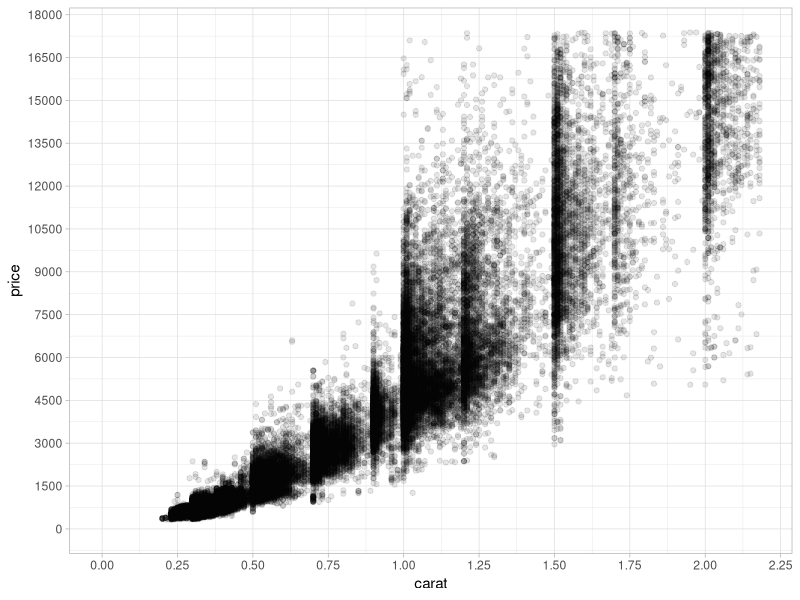
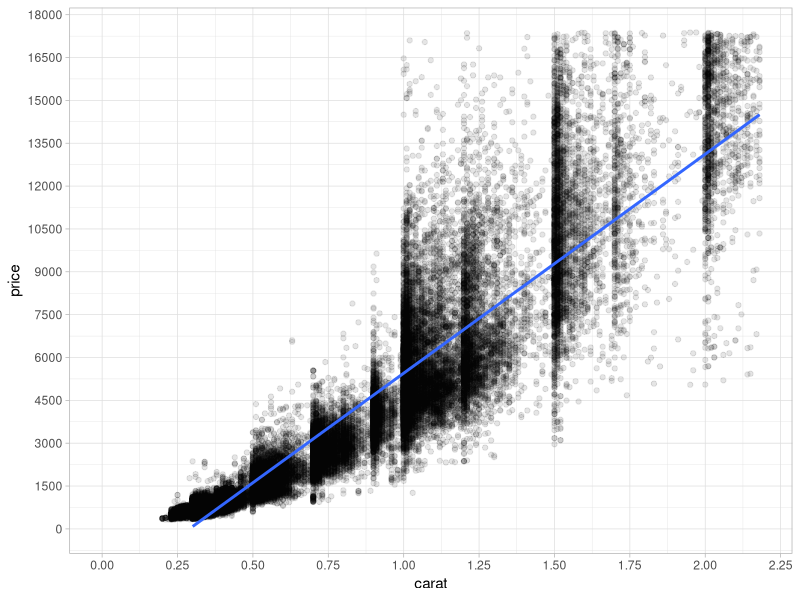
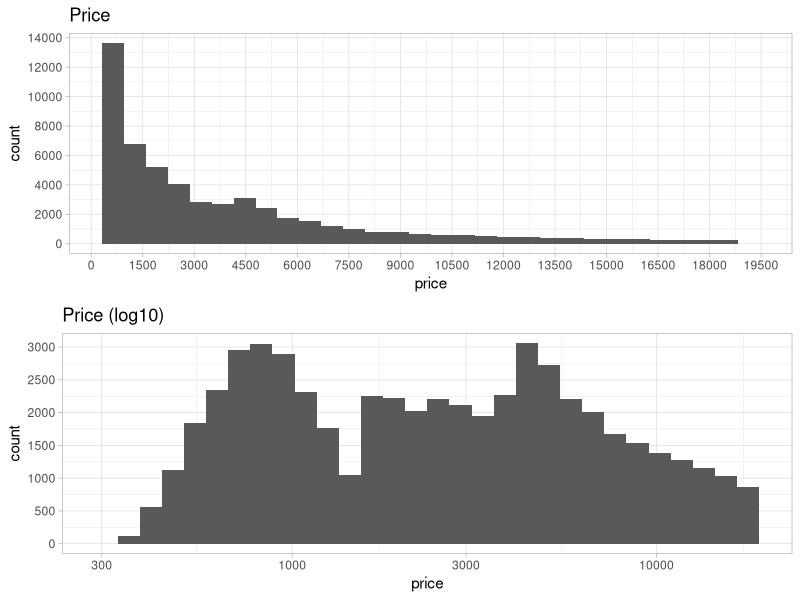
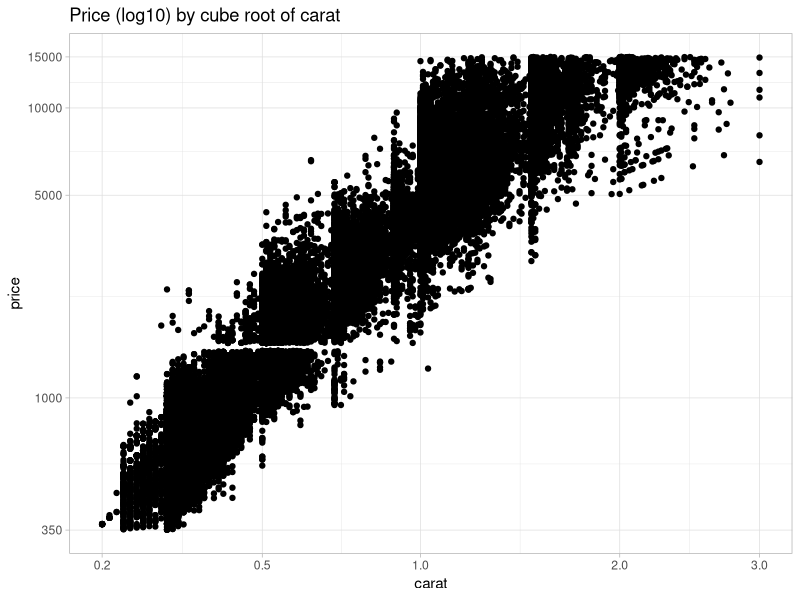
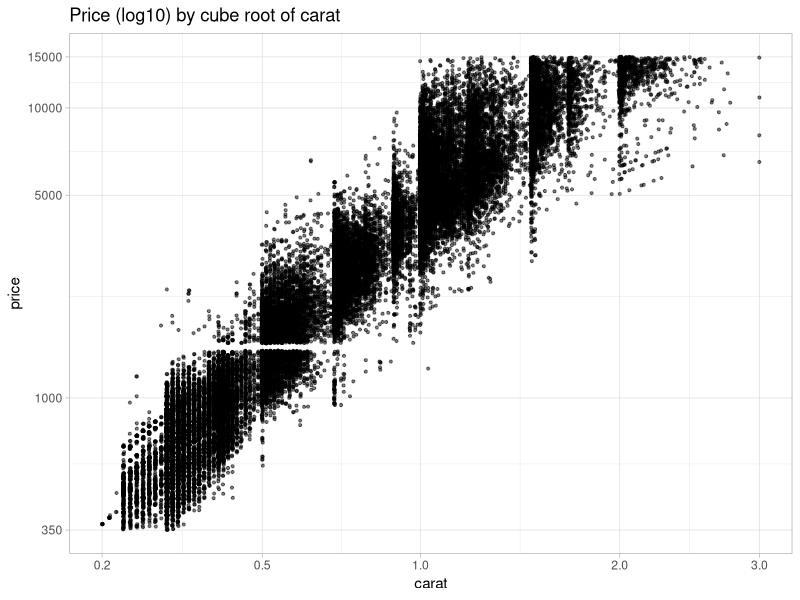
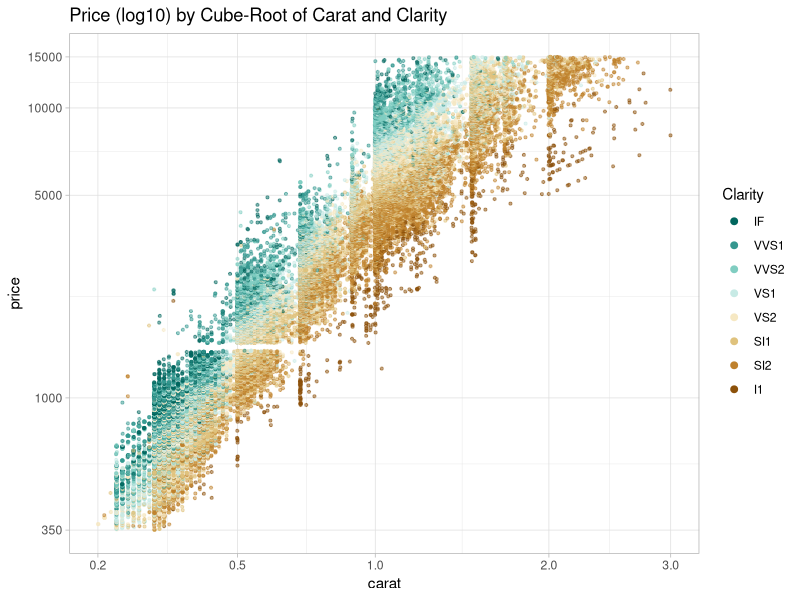
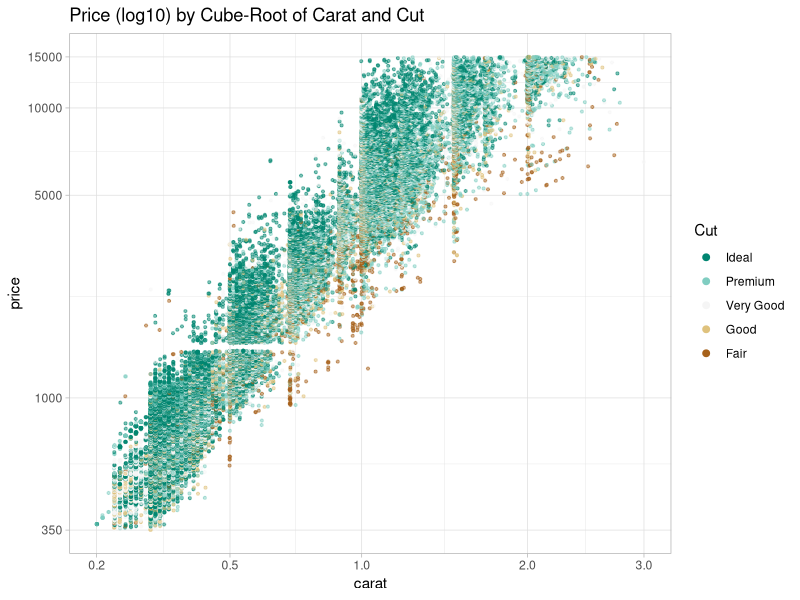
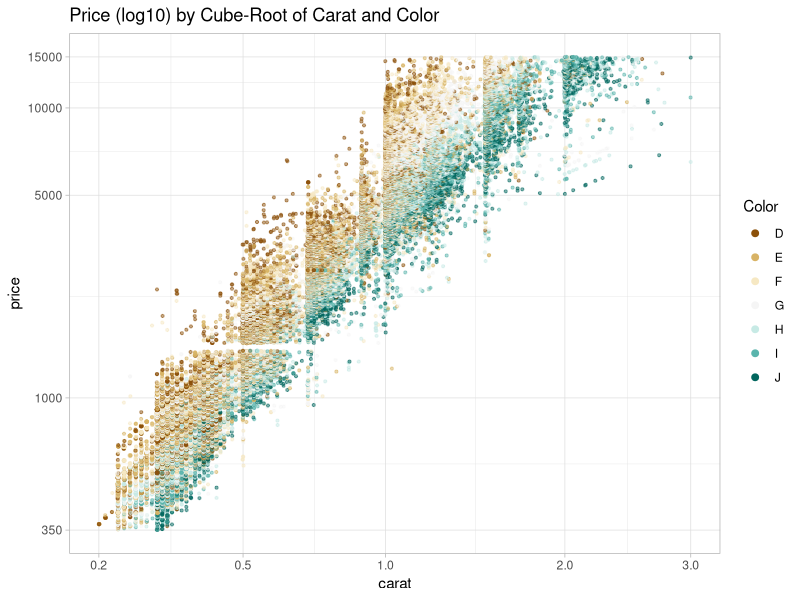

These charts were generated, in order, by the following R code:
## ---- chunk 1
setwd("~/Documents/GitHub/udacity-dand/core-course-05-exploratory-data-analysis/lesson-09-diamonds-and-price-predictions")
## ---- chunk 2
library(ggplot2, warn.conflicts = FALSE)
library(gridExtra, warn.conflicts = FALSE)
library(GGally, warn.conflicts = FALSE)
library(scales, warn.conflicts = FALSE)
library(RColorBrewer, warn.conflicts = FALSE)
library(memisc, warn.conflicts = FALSE)
theme_set(theme_light())

data(diamonds)
## ---- chunk 3
ggplot(diamonds, aes(x = carat, y = price)) +
  geom_point(alpha = 1/10, na.rm = TRUE) +
  scale_x_continuous(limits = c(0, quantile(diamonds$carat, .99)),
                     breaks = seq(0, 2.5, 0.25)) +
  scale_y_continuous(limits = c(0, quantile(diamonds$price, .99)),
                     breaks = seq(0, 20000, 1500))
## ---- chunk 4
ggplot(diamonds, aes(x = carat, y = price)) +
  geom_point(alpha = 1/10, na.rm = TRUE) +
  geom_smooth(method = "lm", na.rm = TRUE) +
  scale_x_continuous(limits = c(0, quantile(diamonds$carat, .99)),
                     breaks = seq(0, 2.5, 0.25)) +
  scale_y_continuous(limits = c(0, quantile(diamonds$price, .99)),
                     breaks = seq(0, 20000, 1500))
## ---- chunk 5
p1 <- ggplot(diamonds, aes(x = price)) +
        geom_histogram(bins = 30) +
        scale_x_continuous(breaks = seq(0, 20000, 1500)) +
        scale_y_continuous(breaks = seq(0, 15000, 2000)) +
        ggtitle('Price')

p2 <- ggplot(diamonds, aes(x = price)) +
        geom_histogram(bins = 30) +
        scale_x_log10() +
        scale_y_continuous(breaks = seq(0, 4000, 500)) +
        ggtitle('Price (log10)')

grid.arrange(p1, p2)
## ---- chunk 6
# carat = weight of the diamond = f(volume) = f(x.y.z)
cuberoot_trans <- function() {
  trans_new("cuberoot",
            transform = function(x) x ^ (1/3), # cubic root
            inverse = function(x) x ^ 3)
}

ggplot(diamonds, aes(x = carat, y = price)) +
  geom_point(na.rm = TRUE) +
  scale_x_continuous(trans = cuberoot_trans(), 
                     limits = c(.2, 3),
                     breaks = c(.2, .5, 1, 2, 3)) +
  scale_y_continuous(trans = log10_trans(), 
                     limits = c(350,15000),
                     breaks = c(350, 1000, 5000, 10000, 15000)) +
  ggtitle("Price (log10) by cube root of carat")
## ---- chunk 7
ggplot(diamonds, aes(x = carat, y = price)) +
  geom_point(alpha = 1/2, size = 3/4, position = position_jitter(), na.rm = TRUE) +
  scale_x_continuous(trans = cuberoot_trans(), 
                     limits = c(.2, 3),
                     breaks = c(.2, .5, 1, 2, 3)) +
  scale_y_continuous(trans = log10_trans(), 
                     limits = c(350,15000),
                     breaks = c(350, 1000, 5000, 10000, 15000)) +
  ggtitle("Price (log10) by cube root of carat")
## ---- chunk 8
ggplot(diamonds, aes(x = carat, y = price, color = clarity)) +
  geom_point(alpha = 1/2, size = 3/4, position = position_jitter(), na.rm = TRUE) +
  scale_color_brewer(type = 'div',
                     guide = guide_legend(title = 'Clarity', 
                                          reverse = TRUE,
                                          override.aes = list(alpha = 1, size = 2))) +
  scale_x_continuous(trans = cuberoot_trans(), 
                     limits = c(.2, 3),
                     breaks = c(.2, .5, 1, 2, 3)) +
  scale_y_continuous(trans = log10_trans(), 
                     limits = c(350,15000),
                     breaks = c(350, 1000, 5000, 10000, 15000)) +
  ggtitle('Price (log10) by Cube-Root of Carat and Clarity')
## ---- chunk 9
ggplot(diamonds, aes(x = carat, y = price, color = cut)) +
  geom_point(alpha = 1/2, size = 3/4, position = position_jitter(), na.rm = TRUE) +
  scale_color_brewer(type = 'div',
                     guide = guide_legend(title = 'Cut', 
                                          reverse = TRUE,
                                          override.aes = list(alpha = 1, size = 2))) +
  scale_x_continuous(trans = cuberoot_trans(), 
                     limits = c(.2, 3),
                     breaks = c(.2, .5, 1, 2, 3)) +
  scale_y_continuous(trans = log10_trans(), 
                     limits = c(350,15000),
                     breaks = c(350, 1000, 5000, 10000, 15000)) +
  ggtitle('Price (log10) by Cube-Root of Carat and Cut')
## ---- chunk 10
ggplot(diamonds, aes(x = carat, y = price, color = color)) +
  geom_point(alpha = 1/2, size = 3/4, position = position_jitter(), na.rm = TRUE) +
  scale_color_brewer(type = 'div',
                     guide = guide_legend(title = 'Color', 
                                          override.aes = list(alpha = 1, size = 2))) +
  scale_x_continuous(trans = cuberoot_trans(), 
                     limits = c(.2, 3),
                     breaks = c(.2, .5, 1, 2, 3)) +
  scale_y_continuous(trans = log10_trans(), 
                     limits = c(350,15000),
                     breaks = c(350, 1000, 5000, 10000, 15000)) +
  ggtitle('Price (log10) by Cube-Root of Carat and Color')
## ---- chunk 11
m1 <- lm(I(log(price)) ~ I(carat^(1/3)), data = diamonds)
m1 

m2 <- update(m1, ~ . + carat)
m2

m3 <- update(m2, ~ . + cut)
m3

m4 <- update(m3, ~ . + color)
m4

m5 <- update(m4, ~ . + clarity)
m5

mtable(m1, m2, m3, m4, m5, sdigits = 3)
